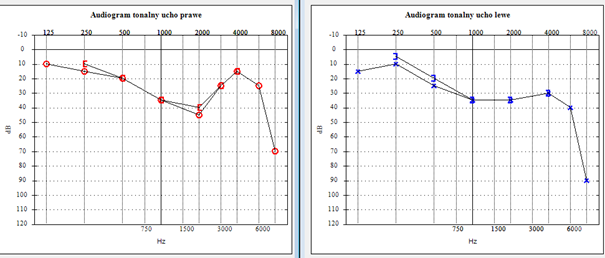
#> input picture test_images/11.png, 605 x 258 px
$ python -i audiogram_parser_2.py   (imports and definitions only)
#> lines starting #> are read from the running program, lines starting #| are printed output that depends on the picture; after the words box and inside, x2 and y2 are one past the last pixel; in counts of white or black regions, pixels touching at a corner belong together
### logger.py
import logging

def setup_logger(name: str) -> logging.Logger:
    logger = logging.getLogger(name)
    if not logger.handlers:
        handler = logging.StreamHandler()
        formatter = logging.Formatter('[%(levelname)s] %(message)s')
        handler.setFormatter(formatter)
        logger.addHandler(handler)
        logger.setLevel(logging.INFO)
        logger.propagate = False
    return logger

### audiogram_parser_2.py
import cv2
import numpy as np
import pandas as pd
from logger import setup_logger


logger = setup_logger(__name__)

FREQUENCIES = ['125', '250', '500', '1k', '2k', '4k', '8k']
DB_MIN, DB_MAX = -10, 120
Y_VALID_RANGE = (30, 130)


def map_y_to_db(y: int, height: int) -> int:
    """
    Maps vertical Y-pixel coordinates to hearing threshold values in dB HL.
    Top of the image = -10 dB, bottom = 120 dB.
    """
    return int(np.interp(y, [0, height], [DB_MIN, DB_MAX]))


def enhance_saturation(image: np.ndarray, factor: float = 2.5) -> np.ndarray:
    """
    Boosts saturation to make colors (red and blue markers) more prominent.
    """
    hsv = cv2.cvtColor(image, cv2.COLOR_BGR2HSV).astype("float32")
    h, s, v = cv2.split(hsv)
    s = np.clip(s * factor, 0, 255)
    enhanced = cv2.merge([h, s, v]).astype("uint8")
    return cv2.cvtColor(enhanced, cv2.COLOR_HSV2BGR)


def detect_red_circles(image: np.ndarray) -> list:
    """
    Detects red circular markers representing right ear thresholds.
    """
    hsv = cv2.cvtColor(enhance_saturation(image), cv2.COLOR_BGR2HSV)
    mask = cv2.inRange(hsv, (0, 70, 50), (10, 255, 255)) | \
        cv2.inRange(hsv, (160, 70, 50), (180, 255, 255))
    blurred = cv2.GaussianBlur(mask, (9, 9), 2)
    circles = cv2.HoughCircles(blurred, cv2.HOUGH_GRADIENT, dp=1.2, minDist=25,
                               param1=100, param2=10, minRadius=4, maxRadius=15)
    points = []
    if circles is not None:
        for (x, y, _) in np.round(circles[0, :]).astype("int"):
            if Y_VALID_RANGE[0] < y < Y_VALID_RANGE[1]:
                points.append((x, y))
    return sorted(points, key=lambda p: p[0])[:7]


def detect_blue_crosses(image: np.ndarray) -> list:
    """
    Detects blue cross markers representing left ear thresholds.
    """
    hsv = cv2.cvtColor(enhance_saturation(image), cv2.COLOR_BGR2HSV)
    mask = cv2.inRange(hsv, (100, 150, 0), (140, 255, 255))
    corners = cv2.goodFeaturesToTrack(mask, maxCorners=50, qualityLevel=0.01, minDistance=20)
    points = []
    if corners is not None:
        for i in np.intp(corners):
            x, y = i.ravel()
            if 50 < y < 120:
                points.append((x, y))
    return sorted(points, key=lambda p: p[0])[:7]


class PointEditor:
    """
    Interactive point editor using OpenCV windows.
    Allows user to manually correct points with mouse clicks.
    """

    def __init__(self, window_name: str, image: np.ndarray, color: str, points: list):
        self.window_name = window_name
        self.base_image = image.copy()
        self.display_image = image.copy()
        self.color = color
        self.points = points[:]

    def _draw_points(self) -> None:
        self.display_image = self.base_image.copy()
        for (x, y) in self.points:
            if self.color == 'red':
                cv2.circle(self.display_image, (x, y), 7, (0, 255, 0), 2)
            else:
                cv2.drawMarker(self.display_image, (x, y), (0, 255, 255),
                               markerType=cv2.MARKER_TILTED_CROSS, markerSize=15, thickness=2)
        cv2.imshow(self.window_name, self.display_image)

    def _on_mouse(self, event, x, y, flags, param):
        if event == cv2.EVENT_LBUTTONDOWN:
            self.points.append((x, y))
        elif event == cv2.EVENT_RBUTTONDOWN and self.points:
            closest = min(self.points, key=lambda p: (p[0] - x) ** 2 + (p[1] - y) ** 2)
            self.points.remove(closest)
        self.points = sorted(self.points, key=lambda p: p[0])[:7]
        self._draw_points()

    def edit(self) -> list:
        """
        Launches OpenCV window for manual point editing.
        ESC or closing the window ends editing.
        """
        cv2.namedWindow(self.window_name)
        cv2.setMouseCallback(self.window_name, self._on_mouse)
        self._draw_points()
        while True:
            if cv2.waitKey(1) == 27 or cv2.getWindowProperty(self.window_name, cv2.WND_PROP_VISIBLE) < 1:
                break
        if cv2.getWindowProperty(self.window_name, cv2.WND_PROP_VISIBLE) >= 1:
            cv2.destroyWindow(self.window_name)
        while len(self.points) < 7:
            self.points.append((None, None))
        return self.points


def run(image_path: str, output_csv: str) -> None:
    """
    Entry point for type_2 audiogram parsing with detection and manual correction.
    Saves a single CSV with both ears.

    Args:
        image_path (str): Path to the audiogram image
        output_csv (str): Path to save the output CSV
    """
#> called with image_path = 'test_images/11.png', output_csv = 'out.png'
    image = cv2.imread(image_path)
#> image is the input picture: shape (258, 605, 3); mean B, G, R 241.7, 241.1, 241.1
    if image is None:
        raise FileNotFoundError(f"{image_path} not found.")

    height, width, _ = image.shape
#> height = 258; width = 605
    right_img = image[:, :width // 2]
    left_img = image[:, width // 2:]

    right_points = detect_red_circles(right_img)
#> in enhance_saturation, `enhanced = cv2.merge([h, s, v]).astype("uint8")`:
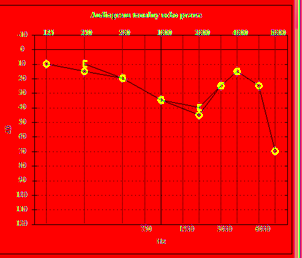
#> enhanced: shape (258, 302, 3); mean B, G, R 5.2, 8.1, 242.3
#> in detect_red_circles, `hsv = cv2.cvtColor(enhance_saturation(image), cv2.COLOR_BGR2HSV)`: hsv: shape (258, 302, 3); mean H, S, V 5.2, 8.1, 242.3
#> in detect_red_circles, `mask = cv2.inRange(hsv, (0, 70, 50), (10, 255, 255)) | \ cv2.inRange(h..`:
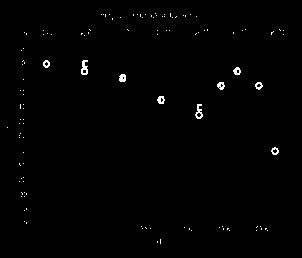
#> mask: shape (258, 302); 0.74% white in thin lines or dots, all inside (x1, y1, x2, y2) = (7, 13, 284, 244)
#> in detect_red_circles, `blurred = cv2.GaussianBlur(mask, (9, 9), 2)`:
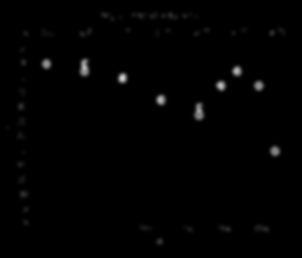
#> blurred: shape (258, 302); min 0, max 209, mean 1.9
#> in detect_red_circles, `circles = cv2.HoughCircles(blurred, cv2.HOUGH_GRADIENT, dp=1.2, minDis..`: circles = [[274.2, 150.6, 4.72], [198.6, 114.6, 4.36], [83.4, 70.2, 5.2], [221.4, 84.6, 4.42], [160.2, 99, 4.48], [258.6, 85.8, 4.84], [46.2, 63, 4.84], [225, 223.8, 7.6]]
#> the loop in detect_red_circles, `for (x, y, _) in np.round(circles[0, :]).astype("int"):` made 8 passes
#> (x, y) on passes 1 to 8: (274, 151), (199, 115), (83, 70), (221, 85), (160, 99), (259, 86), (46, 63), (225, 224)
#> after the loop in detect_red_circles, `for (x, y, _) in np.round(circles[0, :]).astype("int"):`: points = [(199, 115), (83, 70), (221, 85), (160, 99), (259, 86), (46, 63)]
#> right_points = [(46, 63), (83, 70), (160, 99), (199, 115), (221, 85), (259, 86)]
    left_points = detect_blue_crosses(left_img)
#> call 2 of enhance_saturation, with factor = 2.5
#> in enhance_saturation (call 2), `enhanced = cv2.merge([h, s, v]).astype("uint8")`:
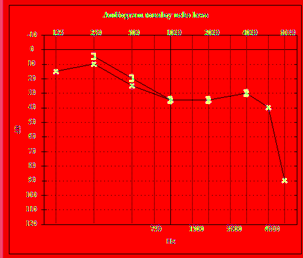
#> enhanced: shape (258, 303, 3); mean B, G, R 3.7, 4.9, 242.8
#> in detect_blue_crosses, `hsv = cv2.cvtColor(enhance_saturation(image), cv2.COLOR_BGR2HSV)`: hsv: shape (258, 303, 3); mean H, S, V 3.7, 4.9, 242.8
#> in detect_blue_crosses, `mask = cv2.inRange(hsv, (100, 150, 0), (140, 255, 255))`:
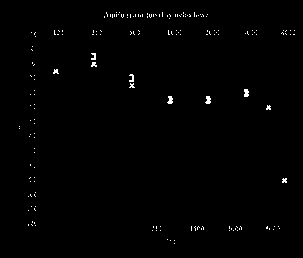
#> mask: shape (258, 303); 0.74% white in thin lines or dots, all inside (x1, y1, x2, y2) = (19, 12, 295, 244)
#> in detect_blue_crosses, `corners = cv2.goodFeaturesToTrack(mask, maxCorners=50, qualityLevel=0...`: corners = 31 rows, first 8: [206, 102], [168, 102], [56, 70], [267, 228], [95, 62], [286, 182], [270, 109], [245, 95]
#> the loop in detect_blue_crosses, `for i in np.intp(corners):` made 31 passes
#> (x, y) on passes 1 to 12: (206, 102), (168, 102), (56, 70), (267, 228), (95, 62), (286, 182), (270, 109), (245, 95), (132, 84), (56, 34), (190, 16), (169, 34)
#> after the loop in detect_blue_crosses, `for i in np.intp(corners):`: points = [(206, 102), (168, 102), (56, 70), (95, 62), (270, 109), (245, 95), (132, 84), (32, 62), (34, 108)]
#> left_points = [(32, 62), (34, 108), (56, 70), (95, 62), (132, 84), (168, 102), (206, 102)]

    logger.info("Left-click = add, Right-click = remove. ESC or close window to finish.")

    right_points = PointEditor("Right Ear – Red Circles", right_img, 'red', right_points).edit()
#> in __init__, `self.points = points[:]`: self.points has the same summary as right_points in run
#> the loop in _draw_points, `for (x, y) in self.points:` made 6 passes
#> after the loop in _draw_points, `for (x, y) in self.points:`:
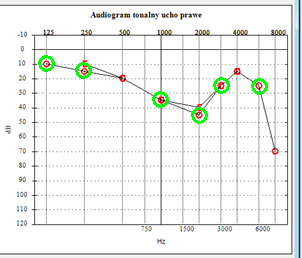
#> self.display_image: shape (258, 302, 3); mean B, G, R 238.7, 240.8, 238.4
#> (key Esc is pressed here)
#> the loop in edit, `while len(self.points) < 7:` made 1 pass
#> after the loop in edit, `while len(self.points) < 7:`: self.points = 7 items, first 6: (46, 63), (83, 70), (160, 99), (199, 115), (221, 85), (259, 86)
#> right_points has the same summary as self.points in edit
    left_points = PointEditor("Left Ear – Blue Crosses", left_img, 'blue', left_points).edit()
#> the loop in _draw_points (call 2), `for (x, y) in self.points:` made 7 passes
#> after the loop in _draw_points (call 2), `for (x, y) in self.points:`:
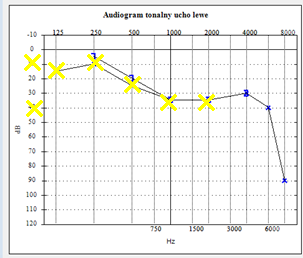
#> self.display_image: shape (258, 303, 3); mean B, G, R 239.3, 242.1, 242
#> (key Enter is pressed here)

    data = []
    for (x, y) in right_points:
        if y is not None:
            data.append(["Right Ear", map_y_to_db(y, height)])
#> this loop made 7 passes
#> after the loop, data = [['Right Ear', 21], ['Right Ear', 25], ['Right Ear', 39], ['Right Ear', 47], ['Right Ear', 32], ['Right Ear', 33]]
    for (x, y) in left_points:
        if y is not None:
            data.append(["Left Ear", map_y_to_db(y, height)])
#> this loop made 7 passes
#> after the loop, data = [['Right Ear', 21], ['Right Ear', 25], ['Right Ear', 39], ['Right Ear', 47], ['Right Ear', 32], ['Right Ear', 33], ['Left Ear', 21], ['Left Ear', 44], ['Left Ear', 25], ['Left Ear', 21], ['Left Ear', 32], ['Left Ear', 41], ['Left Ear', 41]]

    df = pd.DataFrame(data, columns=["Ear", "Threshold (dB HL)"])
#> df = table of 13 rows and 2 columns
#> (the run stopped early here; a loop or call above may not have finished)

$ run again, on test_images/13.png
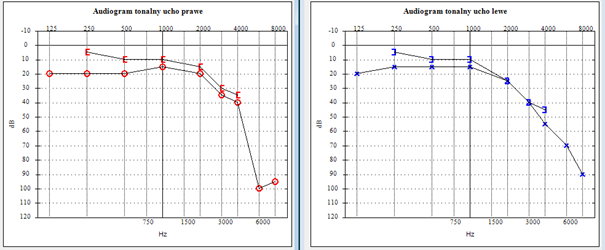
#> input picture test_images/13.png, 605 x 250 px
#> in run, image is the input picture: shape (250, 605, 3); mean B, G, R 241.4, 240.7, 240.7
#> circles = [[124.2, 72.6, 4.42], [258.6, 187.8, 4.42], [48.6, 72.6, 4.42], [198.6, 71.4, 5.2], [234.6, 100.2, 6.16]]
#> the loop in detect_red_circles, `for (x, y, _) in np.round(circles[0, :]).astype("int"):` made 5 passes
#> (x, y) on passes 1 to 5: (124, 73), (259, 188), (49, 73), (199, 71), (235, 100)
#> after the loop in detect_red_circles, `for (x, y, _) in np.round(circles[0, :]).astype("int"):`: points = [(124, 73), (49, 73), (199, 71), (235, 100)]
#> in run, `right_points = detect_red_circles(right_img)`: right_points = [(49, 73), (124, 73), (199, 71), (235, 100)]
#> h: shape (250, 303) float32
#> v: shape (250, 303) float32
#> enhanced: shape (250, 303, 3)
#> in detect_blue_crosses, `mask = cv2.inRange(hsv, (100, 150, 0), (140, 255, 255))`:
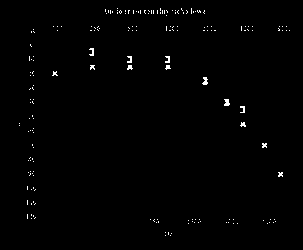
#> mask: shape (250, 303); 0.81% white in thin lines or dots, all inside (x1, y1, x2, y2) = (19, 8, 290, 236)
#> corners = 31 rows, first 8: [203, 83], [244, 122], [224, 105], [167, 59], [129, 59], [278, 176], [262, 147], [53, 71]
#> the loop in detect_blue_crosses, `for i in np.intp(corners):` made 31 passes
#> after the loop in detect_blue_crosses, `for i in np.intp(corners):`: points = [(203, 83), (224, 105), (167, 59), (129, 59), (53, 71), (94, 65), (32, 115), (32, 88), (30, 59)]
#> left_points = [(30, 59), (32, 115), (32, 88), (53, 71), (94, 65), (129, 59), (167, 59)]
#> in __init__, `self.points = points[:]`: self.points = [(49, 73), (124, 73), (199, 71), (235, 100)]
#> the loop in _draw_points, `for (x, y) in self.points:` made 4 passes
#> the loop in edit, `while len(self.points) < 7:` made 3 passes
#> after the loop in edit, `while len(self.points) < 7:`: self.points = 7 items
#> the loop in _draw_points (call 2), `for (x, y) in self.points:` made 7 passes
#> after the loop in _draw_points (call 2), `for (x, y) in self.points:`:
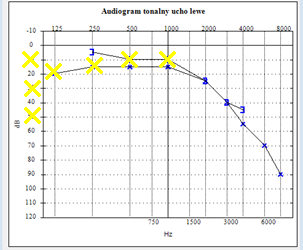
#> self.display_image: shape (250, 303, 3); mean B, G, R 239.2, 241.8, 241.6
#> the loop in run, `for (x, y) in right_points:` made 7 passes
#> (x, y) on passes 1 to 7: (49, 73), (124, 73), (199, 71), (235, 100), (None, None), (None, None), (None, None)
#> after the loop in run, `for (x, y) in right_points:`: data = [['Right Ear', 27], ['Right Ear', 27], ['Right Ear', 26], ['Right Ear', 42]]
#> the loop in run, `for (x, y) in left_points:` made 7 passes
#> after the loop in run, `for (x, y) in left_points:`: data = [['Right Ear', 27], ['Right Ear', 27], ['Right Ear', 26], ['Right Ear', 42], ['Left Ear', 20], ['Left Ear', 49], ['Left Ear', 35], ['Left Ear', 26], ['Left Ear', 23], ['Left Ear', 20], ['Left Ear', 20]]
#> df = table of 11 rows and 2 columns

$ run again, on test_images/audiogram.png
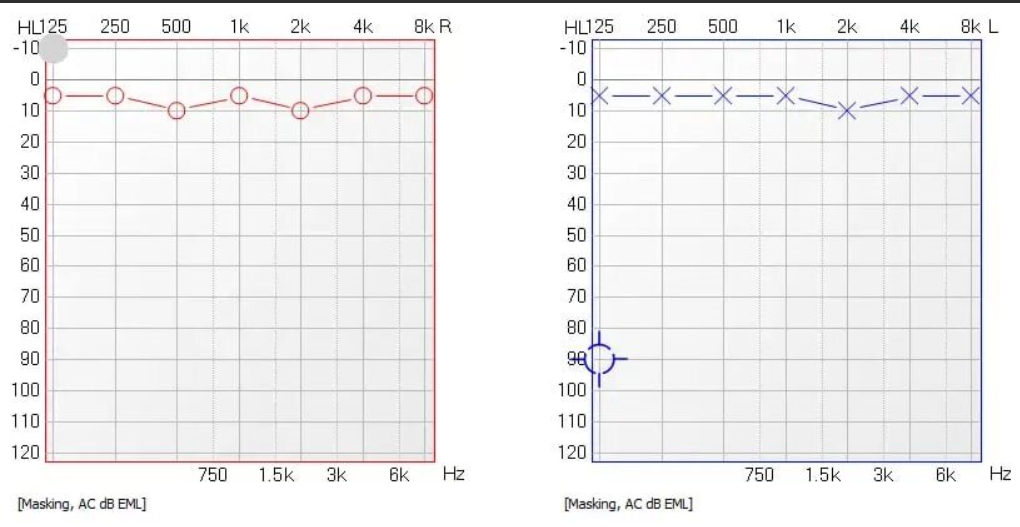
#> input picture test_images/audiogram.png, 1020 x 527 px
#> in run, image is the input picture: shape (527, 1020, 3); mean B, G, R 240.1, 239.7, 240.3
#> circles = 15 rows, first 8: [114.6, 95.4, 10.24], [239.4, 95.4, 9.52], [298.2, 109.8, 8.92], [177, 107.4, 6.88], [363, 93, 7.6], [426.6, 91.8, 8.8], [421.8, 444.6, 14.32], [53.4, 94.2, 5.68]
#> the loop in detect_red_circles, `for (x, y, _) in np.round(circles[0, :]).astype("int"):` made 15 passes
#> (x, y) on passes 1 to 8: (115, 95), (239, 95), (298, 110), (177, 107), (363, 93), (427, 92), (422, 445), (53, 94)
#> after the loop in detect_red_circles, `for (x, y, _) in np.round(circles[0, :]).astype("int"):`: points = [(115, 95), (239, 95), (298, 110), (177, 107), (363, 93), (427, 92), (53, 94), (427, 53), (340, 113), (403, 85), (443, 116), (115, 31), (237, 31)]
#> right_points = [(53, 94), (115, 95), (115, 31), (177, 107), (237, 31), (239, 95), (298, 110)]
#> in detect_blue_crosses, `mask = cv2.inRange(hsv, (100, 150, 0), (140, 255, 255))`:
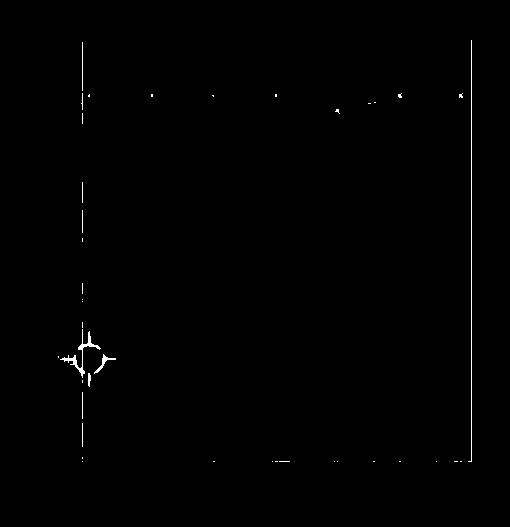
#> mask: shape (527, 510); 0.41% white in thin lines or dots, all inside (x1, y1, x2, y2) = (58, 40, 472, 462)
#> corners = 28 rows, first 8: [337, 110], [72, 362], [401, 97], [462, 97], [88, 96], [100, 348], [276, 95], [152, 95]
#> the loop in detect_blue_crosses, `for i in np.intp(corners):` made 28 passes
#> after the loop in detect_blue_crosses, `for i in np.intp(corners):`: points = [(337, 110), (401, 97), (462, 97), (88, 96), (276, 95), (152, 95), (213, 95), (375, 102)]
#> left_points = [(88, 96), (152, 95), (213, 95), (276, 95), (337, 110), (375, 102), (401, 97)]
#> self.points has the same summary as right_points in run
#> the loop in _draw_points, `for (x, y) in self.points:` made 7 passes
#> the loop in _draw_points (call 2), `for (x, y) in self.points:` made 7 passes
#> after the loop in _draw_points (call 2), `for (x, y) in self.points:`:
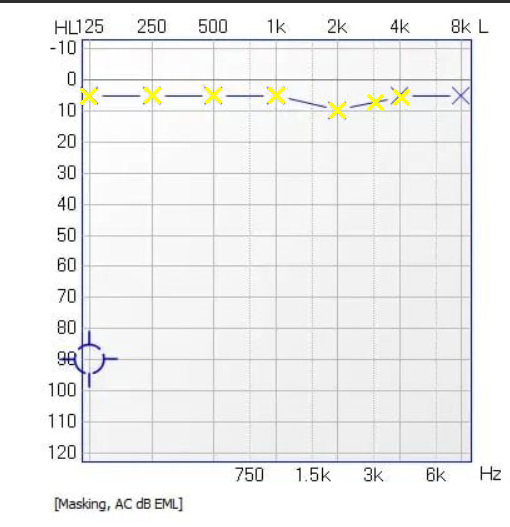
#> self.display_image: shape (527, 510, 3); mean B, G, R 239.7, 239.9, 239.7
#> the loop in run, `for (x, y) in right_points:` made 7 passes
#> after the loop in run, `for (x, y) in right_points:`: data = [['Right Ear', 13], ['Right Ear', 13], ['Right Ear', -2], ['Right Ear', 16], ['Right Ear', -2], ['Right Ear', 13], ['Right Ear', 17]]
#> the loop in run, `for (x, y) in left_points:` made 7 passes
#> after the loop in run, `for (x, y) in left_points:`: data = [['Right Ear', 13], ['Right Ear', 13], ['Right Ear', -2], ['Right Ear', 16], ['Right Ear', -2], ['Right Ear', 13], ['Right Ear', 17], ['Left Ear', 13], ['Left Ear', 13], ['Left Ear', 13], ['Left Ear', 13], ['Left Ear', 17], ['Left Ear', 15], ['Left Ear', 13]]
#> df = table of 14 rows and 2 columns
